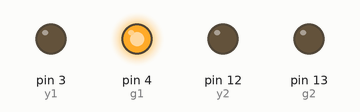
A sketch run on a simulated Arduino Uno, built with avr-gcc and run on an emulated ATmega328P. Shown: output pins drawn as LEDs (lit = HIGH). Pins used as bus, display or sensor lines are not drawn.

Above: at 1.2 s.
At 3.7 s:
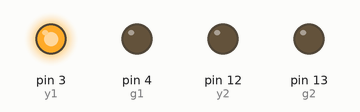
At 5.2 s:
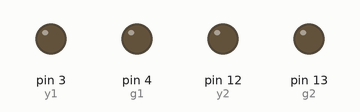
At 6.7 s:
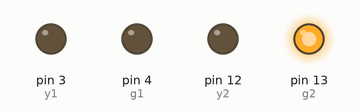
At 9.2 s:
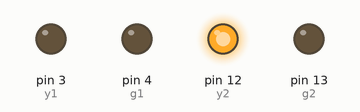
Timing chart, 0 to 14.3 s (numbered marks = the images above):
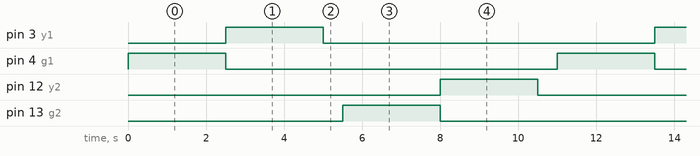

The sketch:

2_street_lights.ino
```cpp
const int g1= 4;
const int y1=3;
const int r1=2;
const int g2= 13;
const int y2= 12;
const int r2= 11;

void setup() {
  // put your setup code here, to run once:
  Serial.begin(9600);
  pinMode(g1, OUTPUT);
  pinMode(y1, OUTPUT);
  pinMode(r1, OUTPUT);
  pinMode(g2, OUTPUT);
  pinMode(y2, OUTPUT);
  pinMode(r2, OUTPUT);
  digitalWrite(g1, LOW);
  digitalWrite(y1, LOW);
  digitalWrite(r1, HIGH);
  digitalWrite(g2, LOW);
  digitalWrite(y2, LOW);
  digitalWrite(r2, HIGH);
}

void loop() {
  // put your main code here, to run repeatedly:
  lightRun(r1, y1, g1);
  delay(500);
  lightRun(r2, y2, g2);
  delay(500);
}

void lightRun(int r, int y, int g){
  digitalWrite(r, LOW);
  digitalWrite(g, HIGH);
  delay(2500);
  digitalWrite(g, LOW);
  digitalWrite(y, HIGH);
  delay(2500);
  digitalWrite(y, LOW);
  digitalWrite(r, HIGH);
}
```

Measured:
- by itself, pin 3 (y1), pin 4 (g1), pin 12 (y2), pin 13 (g2): alternates HIGH for 2.5 s and LOW for 8.5 s
- by itself, everything shown: repeats every 11.0 s, in 6 steps
